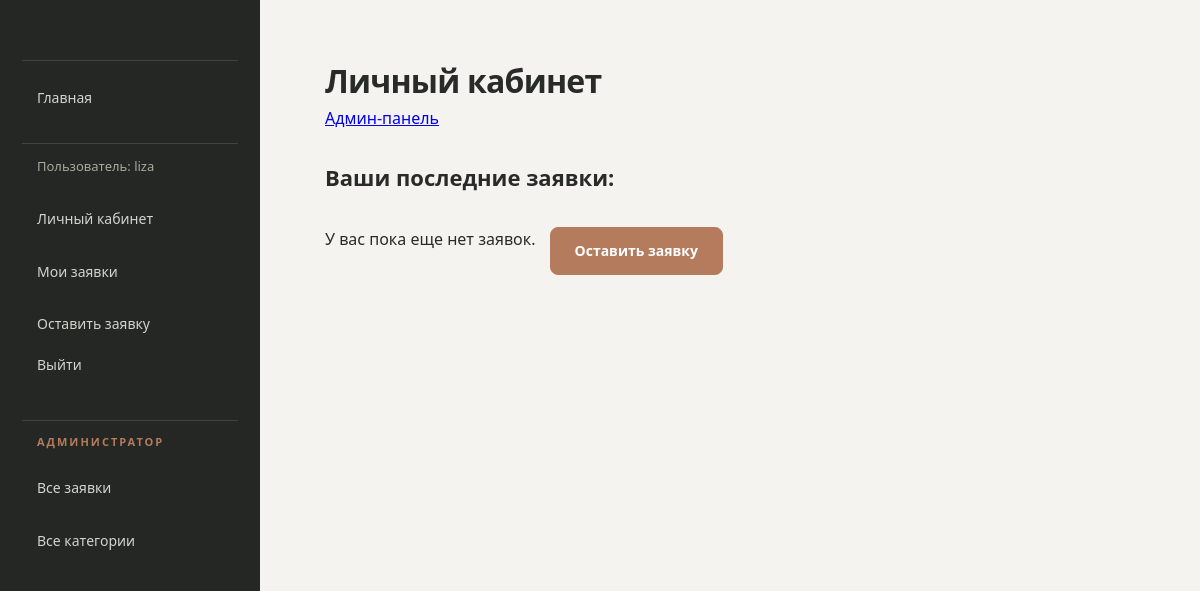
The page /creative_space/profile/ (signed in) on the database as committed earlier.
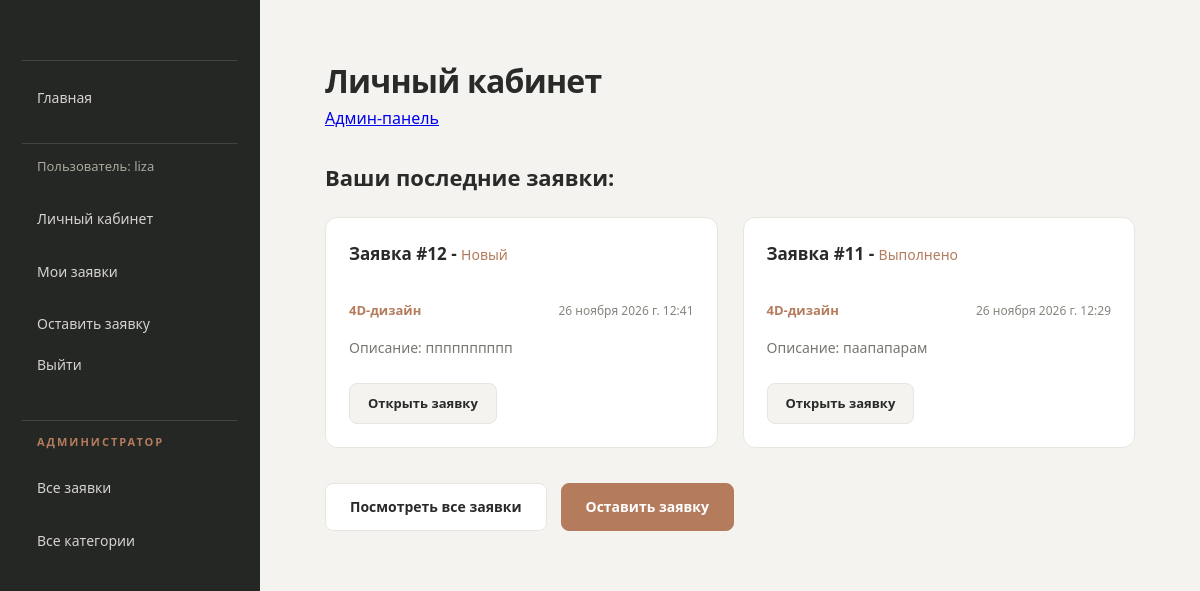
The same page on the database as committed later.
### creative_space/models.py (models this page shows, shortened)
class Submission(models.Model):
    client = models.ForeignKey(Client, verbose_name="Клиент", on_delete=models.SET_NULL, null=True)
    category = models.ForeignKey(Category, verbose_name="Категория",on_delete=models.CASCADE, help_text="Категория заявки (что требуется сделать по заявке)")
    description = models.TextField("Описание", help_text="Предпочтения и пожелания к дизайну.")
    floor_plan=models.ImageField(
        "План помещения",
        upload_to='floor_plan/%Y/%m',
        help_text="План помещения.",
        validators=[
            FileExtensionValidator(
                allowed_extensions=['png', 'jpg', 'jpeg', 'bmp'],
                message="Допустимые форматы: JPG, JPEG, PNG, BMP.",),
            validate_image_size,],
        )
    created_at = models.DateTimeField(auto_now_add=True, help_text="Дата создания заявки")
    WORK_STATUS = [
        ('n', 'Новый'),
        ('w', 'В работе'),
        ('r', "Выполнено"),
    ]
    status = models.CharField("Статус заявки", max_length=1, choices=WORK_STATUS, default='n')
    def get_absolute_url(self):
        return reverse('submission-detail', args=[str(self.id)])

class Category(models.Model):
    name = models.CharField("Категория", max_length=50, help_text="Категория заявки.")
    class Meta:
        ordering = ('name',)
    def __str__(self):
        return self.name

### creative_space/views.py (the view)
# urls.py: path('profile/', views.SubmissionListViewMyProfile.as_view(), name='profile'),
class SubmissionListViewMyProfile(LoginRequiredMixin, generic.ListView):
    model = Submission
    template_name = 'creative_space/profile.html'
    def get_queryset(self):
        return (Submission.objects.filter(client__user=self.request.user)).order_by('-created_at')[:4]

### creative_space/templates/creative_space/profile.html (shortened to what this page needs)
{% extends "base_generic.html" %}
{% block content %}
    <h1>Личный кабинет</h1>
    {% if user.is_staff %}
        <a href="{% url 'admin:index' %}">Админ-панель</a>
    {% endif %}
    <section>
        <h2>Ваши последние заявки:</h2>
        <div class="submissions">
            {% if submission_list %}
                {% for submission in submission_list %}
                    <div class="submission">
                        <h3>Заявка #{{submission.id}} - <span class="status">{{submission.get_status_display}}</span></h3>
                        <div class="submission-info">
                            <p>{{submission.category}}</p>
                            <time>{{submission.created_at}}</time>
                        </div>
                        <p>Описание: {{submission.description}}</p>
                        <a href="{{ submission.get_absolute_url }}">Открыть заявку</a>
                    </div>
                {% endfor %}
            <div class="actions">
                <a href="{% url 'my_submissions' %}">Посмотреть все заявки</a>
                <a href="{% url 'create_submission' %}">Оставить заявку</a>
            </div>
            {% else %}
                <div class="actions">
                    <p>У вас пока еще нет заявок.</p>
                    <a href="{% url 'my_submissions' %}">Оставить заявку</a>
                </div>
            {% endif %}
        </div>
    </section>
{% endblock %}

Rows that differ between the two databases and show on the page:
added Submission: id "12", status "Новый", category "4D-дизайн", created_at "26 ноября 2026 г. 12:41", description "пппппппппп"
added Submission: id "11", status "Выполнено", category "4D-дизайн", created_at "26 ноября 2026 г. 12:29", description "паапапарам"
Other text that changed with them:
text no longer shown: "У вас пока еще нет заявок."
text now shown: "Посмотреть все заявки"
